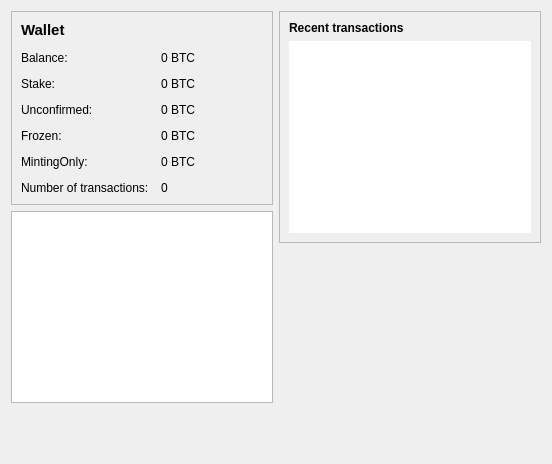
<?xml version="1.0" encoding="UTF-8"?>
<ui version="4.0">
 <class>OverviewPage</class>
 <widget class="QWidget" name="OverviewPage">
  <property name="geometry">
   <rect>
    <x>0</x>
    <y>0</y>
    <width>552</width>
    <height>464</height>
   </rect>
  </property>
  <property name="windowTitle">
   <string>Form</string>
  </property>
  <layout class="QHBoxLayout" name="horizontalLayout" stretch="1,1">
   <item>
    <layout class="QVBoxLayout" name="verticalLayout_2">
     <item>
      <widget class="QFrame" name="frame">
       <property name="frameShape">
        <enum>QFrame::StyledPanel</enum>
       </property>
       <property name="frameShadow">
        <enum>QFrame::Raised</enum>
       </property>
       <layout class="QFormLayout" name="formLayout_2">
        <property name="fieldGrowthPolicy">
         <enum>QFormLayout::AllNonFixedFieldsGrow</enum>
        </property>
        <property name="horizontalSpacing">
         <number>12</number>
        </property>
        <property name="verticalSpacing">
         <number>12</number>
        </property>
        <item row="1" column="0">
         <widget class="QLabel" name="label_5">
          <property name="font">
           <font>
            <pointsize>11</pointsize>
            <weight>75</weight>
            <bold>true</bold>
           </font>
          </property>
          <property name="text">
           <string>Wallet</string>
          </property>
         </widget>
        </item>
        <item row="2" column="0">
         <widget class="QLabel" name="label">
          <property name="text">
           <string>Balance:</string>
          </property>
         </widget>
        </item>
        <item row="2" column="1">
         <widget class="QLabel" name="labelBalance">
          <property name="text">
           <string notr="true">0 BTC</string>
          </property>
         </widget>
        </item>
        <item row="3" column="0">
         <widget class="QLabel" name="label_6">
          <property name="text">
           <string>Stake:</string>
          </property>
         </widget>
        </item>
        <item row="3" column="1">
         <widget class="QLabel" name="labelStake">
          <property name="text">
           <string notr="true">0 BTC</string>
          </property>
         </widget>
        </item>
        <item row="4" column="0">
         <widget class="QLabel" name="label_3">
          <property name="text">
           <string>Unconfirmed:</string>
          </property>
         </widget>
        </item>
        <item row="4" column="1">
         <widget class="QLabel" name="labelUnconfirmed">
          <property name="text">
           <string notr="true">0 BTC</string>
          </property>
         </widget>
        </item>
        <item row="5" column="0">
         <widget class="QLabel" name="label_7">
          <property name="text">
           <string>Frozen:</string>
          </property>
         </widget>
        </item>
        <item row="5" column="1">
         <widget class="QLabel" name="labelFrozen">
          <property name="text">
           <string>0 BTC</string>
          </property>
         </widget>
        </item>
        <item row="6" column="0">
         <widget class="QLabel" name="label_8">
          <property name="text">
           <string>MintingOnly:</string>
          </property>
         </widget>
        </item>
        <item row="6" column="1">
         <widget class="QLabel" name="labelMintingOnly">
          <property name="text">
           <string>0 BTC</string>
          </property>
         </widget>
        </item>
        <item row="7" column="0">
         <widget class="QLabel" name="label_2">
          <property name="text">
           <string>Number of transactions:</string>
          </property>
         </widget>
        </item>
        <item row="7" column="1">
         <widget class="QLabel" name="labelNumTransactions">
          <property name="text">
           <string>0</string>
          </property>
         </widget>
        </item>
       </layout>
       <zorder>label</zorder>
       <zorder>labelBalance</zorder>
       <zorder>label_2</zorder>
       <zorder>label_3</zorder>
       <zorder>labelUnconfirmed</zorder>
       <zorder>label_6</zorder>
       <zorder>labelStake</zorder>
       <zorder>label_5</zorder>
       <zorder>labelNumTransactions</zorder>
       <zorder>label_7</zorder>
       <zorder>labelFrozen</zorder>
       <zorder>label_8</zorder>
       <zorder>labelMintingOnly</zorder>
      </widget>
     </item>
     <item>
      <widget class="QTableView" name="tableFrozenCoins"/>
     </item>
     <item>
      <spacer name="verticalSpacer">
       <property name="orientation">
        <enum>Qt::Vertical</enum>
       </property>
       <property name="sizeHint" stdset="0">
        <size>
         <width>20</width>
         <height>40</height>
        </size>
       </property>
      </spacer>
     </item>
    </layout>
   </item>
   <item>
    <layout class="QVBoxLayout" name="verticalLayout_3">
     <item>
      <widget class="QFrame" name="frame_2">
       <property name="frameShape">
        <enum>QFrame::StyledPanel</enum>
       </property>
       <property name="frameShadow">
        <enum>QFrame::Raised</enum>
       </property>
       <layout class="QVBoxLayout" name="verticalLayout">
        <item>
         <widget class="QLabel" name="label_4">
          <property name="text">
           <string>&lt;b&gt;Recent transactions&lt;/b&gt;</string>
          </property>
         </widget>
        </item>
        <item>
         <widget class="QListView" name="listTransactions">
          <property name="frameShape">
           <enum>QFrame::NoFrame</enum>
          </property>
          <property name="verticalScrollBarPolicy">
           <enum>Qt::ScrollBarAlwaysOff</enum>
          </property>
          <property name="horizontalScrollBarPolicy">
           <enum>Qt::ScrollBarAlwaysOff</enum>
          </property>
         </widget>
        </item>
       </layout>
      </widget>
     </item>
     <item>
      <spacer name="verticalSpacer_2">
       <property name="orientation">
        <enum>Qt::Vertical</enum>
       </property>
       <property name="sizeHint" stdset="0">
        <size>
         <width>20</width>
         <height>40</height>
        </size>
       </property>
      </spacer>
     </item>
    </layout>
   </item>
  </layout>
 </widget>
 <resources/>
 <connections/>
</ui>
